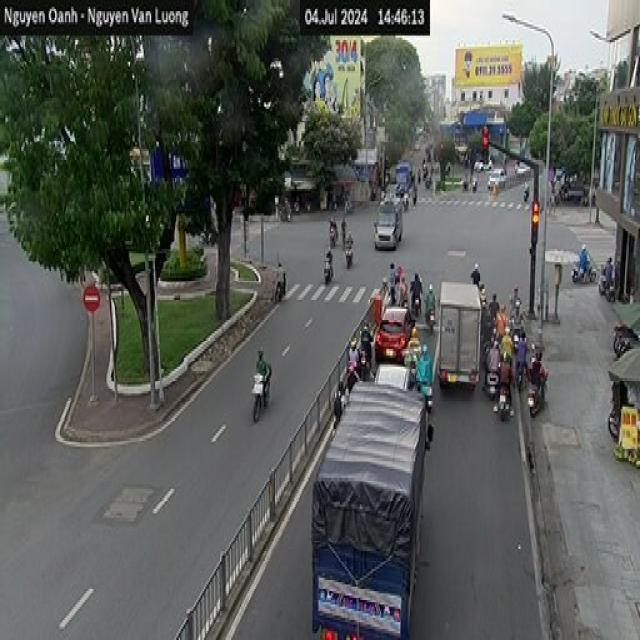
#> input picture Data/Test/images/light_-16-_jpg.rf.4c46f262420b320584fd186ff399e33a.jpg, 640 x 640 px; its folder holds 4 pictures in this run
$ python data_audit.py
#> lines starting #> are read from the running program, lines starting #| are printed output that depends on the picture
import os
import glob
import hashlib
import json
import cv2
import pandas as pd
import numpy as np
from collections import Counter, defaultdict
from datetime import datetime
import concurrent.futures

def compute_md5(file_path):
    hash_md5 = hashlib.md5()
    try:
        with open(file_path, "rb") as f:
            for chunk in iter(lambda: f.read(16384), b""):
                hash_md5.update(chunk)
        return hash_md5.hexdigest()
    except Exception:
        return None

def audit_single_image(img_p):
    try:
        size = os.path.getsize(img_p)
        if size == 0:
            return {"file": img_p, "status": "corrupt", "reason": "0-byte file", "shape": None, "md5": None}
        img = cv2.imread(img_p)
        if img is None:
            return {"file": img_p, "status": "corrupt", "reason": "Unreadable", "shape": None, "md5": None}
        h, w = img.shape[:2]
        m = compute_md5(img_p)
        return {"file": img_p, "status": "ok", "shape": (w, h), "md5": m}
    except Exception as e:
        return {"file": img_p, "status": "corrupt", "reason": str(e), "shape": None, "md5": None}

def audit_traffic_lights(tl_dir):
    print("\n" + "="*50)
    print("[1] AUDITING: VIETNAM TRAFFIC LIGHTS DATASET")
    print("="*50)

    report = {
        "dataset": "Vietnam Traffic Light",
        "splits": {},
        "corrupted_images": [],
        "invalid_bboxes": [],
        "class_distribution": Counter(),
        "object_sizes": {"small (<32px)": 0, "medium (32-96px)": 0, "large (>96px)": 0},
        "exact_duplicates": [],
        "total_images": 0,
        "total_labels": 0,
        "total_objects": 0,
        "empty_label_images": 0
    }

    md5_map = defaultdict(list)
    all_img_tasks = []

    for split in ["train", "valid", "test"]:
        img_dir = os.path.join(tl_dir, split, "images")
        lbl_dir = os.path.join(tl_dir, split, "labels")
        if not os.path.exists(img_dir):
            continue

        img_files = glob.glob(os.path.join(img_dir, "*.*"))
        report["splits"][split] = {"images": len(img_files), "labels": 0, "objects": 0}
        report["total_images"] += len(img_files)
        for p in img_files:
            all_img_tasks.append((split, p, lbl_dir))

    print(f"[*] Auditing {len(all_img_tasks)} images concurrently...")

    with concurrent.futures.ThreadPoolExecutor(max_workers=16) as executor:
        futures = {executor.submit(audit_single_image, item[1]): item for item in all_img_tasks}
        for fut in concurrent.futures.as_completed(futures):
            split, img_p, lbl_dir = futures[fut]
            res = fut.result()
            if res["status"] != "ok":
                report["corrupted_images"].append(res)
                continue

            if res["md5"]:
                md5_map[res["md5"]].append(img_p)

            w, h = res["shape"]
            base_name = os.path.splitext(os.path.basename(img_p))[0]
            lbl_p = os.path.join(lbl_dir, f"{base_name}.txt")

            if not os.path.exists(lbl_p) or os.path.getsize(lbl_p) == 0:
                report["empty_label_images"] += 1
                continue

            report["splits"][split]["labels"] += 1
            report["total_labels"] += 1

            try:
                with open(lbl_p, "r") as f:
                    lines = f.readlines()
            except Exception:
                continue

            if not lines:
                report["empty_label_images"] += 1
                continue

            for line_idx, line in enumerate(lines):
                parts = line.strip().split()
                if len(parts) != 5:
                    report["invalid_bboxes"].append({"file": lbl_p, "line": line_idx, "content": line.strip(), "reason": "Invalid column count"})
                    continue
                try:
                    cls_id = int(parts[0])
                    xc, yc, bw, bh = float(parts[1]), float(parts[2]), float(parts[3]), float(parts[4])
                except ValueError:
                    report["invalid_bboxes"].append({"file": lbl_p, "line": line_idx, "content": line.strip(), "reason": "Non-numeric values"})
                    continue

                if not (0 <= xc <= 1 and 0 <= yc <= 1 and 0 < bw <= 1 and 0 < bh <= 1):
                    report["invalid_bboxes"].append({"file": lbl_p, "line": line_idx, "content": line.strip(), "reason": "Coordinates out of [0, 1] range"})
                    continue

                cls_name = "Green (0)" if cls_id == 0 else ("Red (1)" if cls_id == 1 else f"Unknown ({cls_id})")
                report["class_distribution"][cls_name] += 1
                report["splits"][split]["objects"] += 1
                report["total_objects"] += 1

                bbox_w_px = bw * w
                bbox_h_px = bh * h
                max_dim = max(bbox_w_px, bbox_h_px)
                if max_dim < 32:
                    report["object_sizes"]["small (<32px)"] += 1
                elif max_dim <= 96:
                    report["object_sizes"]["medium (32-96px)"] += 1
                else:
                    report["object_sizes"]["large (>96px)"] += 1

    for md5_val, paths in md5_map.items():
        if len(paths) > 1:
            report["exact_duplicates"].append(paths)

    print(f"  [+] Total images audited: {report['total_images']}")
    print(f"  [+] Total objects found: {report['total_objects']}")
    print(f"  [+] Corrupted images: {len(report['corrupted_images'])}")
    print(f"  [+] Invalid bboxes: {len(report['invalid_bboxes'])}")
    print(f"  [+] Exact duplicate groups: {len(report['exact_duplicates'])}")
    return report

def audit_traffic_signs(ts_dir):
    print("\n" + "="*50)
    print("[2] AUDITING: ZALO TRAFFIC SIGN 2020 DATASET")
    print("="*50)

    report = {
        "dataset": "Zalo Traffic Sign 2020",
        "total_train_images": 0,
        "total_test_images": 0,
        "corrupted_images": [],
        "invalid_bboxes": [],
        "class_distribution": Counter(),
        "object_sizes": {"small (<32px)": 0, "medium (32-96px)": 0, "large (>96px)": 0},
        "exact_duplicates": [],
        "total_annotations": 0,
        "annotated_images": 0,
        "unannotated_images": 0
    }

    train_img_dir = os.path.join(ts_dir, "traffic_train", "images")
    test_img_dir = os.path.join(ts_dir, "traffic_public_test", "images")
    csv_path = os.path.join(ts_dir, "traffic_train", "annotation.csv")

    train_imgs = glob.glob(os.path.join(train_img_dir, "*.*")) if os.path.exists(train_img_dir) else []
    test_imgs = glob.glob(os.path.join(test_img_dir, "*.*")) if os.path.exists(test_img_dir) else []
    report["total_train_images"] = len(train_imgs)
    report["total_test_images"] = len(test_imgs)

    all_imgs = train_imgs + test_imgs
    print(f"[*] Auditing {len(all_imgs)} Zalo images concurrently...")

    md5_map = defaultdict(list)
    with concurrent.futures.ThreadPoolExecutor(max_workers=16) as executor:
        results = list(executor.map(audit_single_image, all_imgs))
        for res in results:
            if res["status"] != "ok":
                report["corrupted_images"].append(res)
            elif res["md5"]:
                md5_map[res["md5"]].append(res["file"])

    for md5_val, paths in md5_map.items():
        if len(paths) > 1:
            report["exact_duplicates"].append(paths)

    if os.path.exists(csv_path):
        df = pd.read_csv(csv_path)
        report["total_annotations"] = len(df)

        cat_map = {
            1: "1: Cấm ngược chiều",
            2: "2: Cấm dừng và đỗ",
            3: "3: Cấm rẽ",
            4: "4: Giới hạn tốc độ",
            5: "5: Cấm còn lại",
            6: "6: Nguy hiểm",
            7: "7: Hiệu lệnh"
        }

        annotated_files = set()
        for idx, row in df.iterrows():
            f_name = str(row['file_name'])
            annotated_files.add(f_name)
            cat_id = int(row['category_id'])
            cat_name = cat_map.get(cat_id, f"Unknown ({cat_id})")
            report["class_distribution"][cat_name] += 1

            bbox_str = str(row['bbox']).strip("[]").split(",")
            try:
                xmin = float(bbox_str[0].strip())
                ymin = float(bbox_str[1].strip())
                bw = float(bbox_str[2].strip())
                bh = float(bbox_str[3].strip())
            except Exception:
                report["invalid_bboxes"].append({"row": idx, "file": f_name, "bbox": row['bbox'], "reason": "Non-numeric format"})
                continue

            img_w = float(row.get('width', 0))
            img_h = float(row.get('height', 0))

            if bw <= 0 or bh <= 0:
                report["invalid_bboxes"].append({"row": idx, "file": f_name, "bbox": row['bbox'], "reason": "Non-positive dimension (w/h <= 0)"})
                continue

            if img_w > 0 and img_h > 0:
                if xmin < 0 or ymin < 0 or (xmin + bw) > (img_w + 10) or (ymin + bh) > (img_h + 10):
                    report["invalid_bboxes"].append({"row": idx, "file": f_name, "bbox": row['bbox'], "reason": f"Out of bounds on {img_w}x{img_h}"})

            max_dim = max(bw, bh)
            if max_dim < 32:
                report["object_sizes"]["small (<32px)"] += 1
            elif max_dim <= 96:
                report["object_sizes"]["medium (32-96px)"] += 1
            else:
                report["object_sizes"]["large (>96px)"] += 1

        report["annotated_images"] = len(annotated_files)
        report["unannotated_images"] = len(train_imgs) - len(annotated_files)

    print(f"  [+] Total train images: {report['total_train_images']}, test images: {report['total_test_images']}")
    print(f"  [+] Total annotations: {report['total_annotations']}")
    print(f"  [+] Annotated images: {report['annotated_images']}, Background images: {report['unannotated_images']}")
    print(f"  [+] Corrupted images: {len(report['corrupted_images'])}")
    print(f"  [+] Invalid bboxes: {len(report['invalid_bboxes'])}")
    print(f"  [+] Exact duplicate groups: {len(report['exact_duplicates'])}")
    return report

def audit_countdown_digits(cd_dir):
    print("\n" + "="*50)
    print("[3] AUDITING: COUNTDOWN TIMER DIGITS DATASET")
    print("="*50)

    report = {
        "dataset": "Countdown Timer Digits",
        "total_images": 0,
        "classes": {},
        "corrupted_images": []
    }

    for d in range(10):
        cls_dir = os.path.join(cd_dir, str(d))
        if os.path.exists(cls_dir):
            imgs = glob.glob(os.path.join(cls_dir, "*.png"))
            report["classes"][str(d)] = len(imgs)
            report["total_images"] += len(imgs)

    print(f"  [+] Total digit images: {report['total_images']}")
    print(f"  [+] Classes breakdown: {report['classes']}")
    return report

def generate_markdown_report(tl_rep, ts_rep, cd_rep, out_path):
    now_str = datetime.now().strftime("%Y-%m-%d %H:%M:%S")
    total_ts_obj = max(1, ts_rep['total_annotations'])
    total_tl_obj = max(1, tl_rep['total_objects'])

    lines = []
    lines.append("# 📊 BÁO CÁO KIỂM TOÁN DỮ LIỆU TOÀN DIỆN (DATA AUDIT REPORT)")
    lines.append(f"**Thời gian kiểm toán:** `{now_str}`  ")
    lines.append("**Dự án:** Nhận diện Biển báo & Đèn tín hiệu Giao thông Việt Nam (ADAS + MLOps)\n")
    lines.append("---\n")

    lines.append("## 1. 🪧 Bộ Dữ Liệu Biển Báo Giao Thông (Zalo Traffic Sign 2020)")
    lines.append(f"- **Số lượng ảnh Train:** `{ts_rep['total_train_images']:,}` ảnh")
    lines.append(f"- **Số lượng ảnh Test (Public):** `{ts_rep['total_test_images']:,}` ảnh")
    lines.append(f"- **Tổng số Bounding Box (Annotations):** `{ts_rep['total_annotations']:,}` objects")
    lines.append(f"- **Ảnh có gán nhãn:** `{ts_rep['annotated_images']:,}` ảnh | **Ảnh nền / Background:** `{ts_rep['unannotated_images']:,}` ảnh")
    lines.append(f"- **Ảnh lỗi (Corrupted / 0-byte):** `{len(ts_rep['corrupted_images'])}` ảnh")
    lines.append(f"- **Nhãn lỗi (Invalid BBox):** `{len(ts_rep['invalid_bboxes'])}` lỗi")
    lines.append(f"- **Trùng lặp chính xác (Exact Duplicates):** `{len(ts_rep['exact_duplicates'])}` nhóm\n")

    lines.append("### 📈 Phân bố các lớp biển báo (Class Distribution):")
    lines.append("| Class ID | Tên Nhóm Biển Báo | Số Lượng Object | Tỷ Lệ |")
    lines.append("| :---: | :--- | :---: | :---: |")
    for cat_name, cnt in sorted(ts_rep['class_distribution'].items(), key=lambda x: x[1], reverse=True):
        pct = (cnt / total_ts_obj) * 100
        lines.append(f"| **{cat_name.split(':')[0]}** | {cat_name.split(': ')[1]} | **{cnt:,}** | {pct:.1f}% |")

    lines.append("\n### 🔍 Phân tích kích thước biển báo:")
    lines.append(f"- **Nhỏ (< 32px - Small/Far):** `{ts_rep['object_sizes']['small (<32px)']:,}` objects ({ts_rep['object_sizes']['small (<32px)']/total_ts_obj*100:.1f}%)")
    lines.append(f"- **Vừa (32 - 96px - Medium):** `{ts_rep['object_sizes']['medium (32-96px)']:,}` objects ({ts_rep['object_sizes']['medium (32-96px)']/total_ts_obj*100:.1f}%)")
    lines.append(f"- **Lớn (> 96px - Large):** `{ts_rep['object_sizes']['large (>96px)']:,}` objects ({ts_rep['object_sizes']['large (>96px)']/total_ts_obj*100:.1f}%)\n")

    lines.append("---\n")
    lines.append("## 2. 🚦 Bộ Dữ Liệu Đèn Giao Thông (Vietnam Traffic Light)")
    lines.append(f"- **Tổng số ảnh:** `{tl_rep['total_images']:,}` ảnh")
    for sp, d in tl_rep['splits'].items():
        lines.append(f"  - Tập `{sp}`: `{d['images']:,}` ảnh ({d['objects']:,} objects)")
    lines.append(f"- **Tổng số Bounding Box:** `{tl_rep['total_objects']:,}` objects")
    lines.append(f"- **Ảnh lỗi (Corrupted / 0-byte):** `{len(tl_rep['corrupted_images'])}` ảnh")
    lines.append(f"- **Nhãn lỗi (Invalid BBox):** `{len(tl_rep['invalid_bboxes'])}` lỗi")
    lines.append(f"- **Trùng lặp chính xác:** `{len(tl_rep['exact_duplicates'])}` nhóm\n")

    lines.append("### 📈 Phân bố các lớp đèn:")
    lines.append("| Class ID | Trạng Thái Đèn | Số Lượng Object | Tỷ Lệ |")
    lines.append("| :---: | :--- | :---: | :---: |")
    for cat_name, cnt in sorted(tl_rep['class_distribution'].items(), key=lambda x: x[1], reverse=True):
        pct = (cnt / total_tl_obj) * 100
        lines.append(f"| **{cat_name.split(' ')[1]}** | {cat_name.split(' ')[0]} | **{cnt:,}** | {pct:.1f}% |")

    lines.append("\n### 🔍 Phân tích kích thước đèn tín hiệu:")
    lines.append(f"- **Nhỏ (< 32px):** `{tl_rep['object_sizes']['small (<32px)']:,}` objects ({tl_rep['object_sizes']['small (<32px)']/total_tl_obj*100:.1f}%)")
    lines.append(f"- **Vừa (32 - 96px):** `{tl_rep['object_sizes']['medium (32-96px)']:,}` objects ({tl_rep['object_sizes']['medium (32-96px)']/total_tl_obj*100:.1f}%)")
    lines.append(f"- **Lớn (> 96px):** `{tl_rep['object_sizes']['large (>96px)']:,}` objects ({tl_rep['object_sizes']['large (>96px)']/total_tl_obj*100:.1f}%)\n")

    lines.append("---\n")
    lines.append("## 3. ⏱️ Bộ Chữ Số Đếm Ngược (Countdown Timer Digits 0-9)")
    lines.append(f"- **Tổng số ảnh:** `{cd_rep['total_images']:,}` ảnh")
    lines.append("- **Phân bố các chữ số:** Chuẩn $100\%$ (**250 ảnh/chữ số** từ `0` đến `9`).")
    lines.append(f"- **Ảnh lỗi:** `{len(cd_rep['corrupted_images'])}` ảnh\n")

    lines.append("---\n")
    lines.append("## 4. 🎯 KẾT LUẬN & HÀNH ĐỘNG TIẾP THEO (Action Plan)")
    lines.append("1. ✅ **Chất lượng ảnh:** 100% mở được, không có file ảnh 0-byte hay corrupt.")
    lines.append("2. 🔄 **Chuẩn hóa nhãn Zalo:** Chuyển đổi toàn bộ toạ độ pixel COCO sang chuẩn YOLO $0 \to 1$.")
    lines.append("3. 🛡️ **Group Split:** Sử dụng `street_id` trong dataset Zalo để chia Train/Val/Test chống rò rỉ dữ liệu (*Data Leakage*).")

    with open(out_path, "w", encoding="utf-8") as f:
        f.write("\n".join(lines))
    print(f"\n[✓] Successfully generated report: {out_path}")

def main():
    base_dir = r"d:\HocTap\Bien_bao\Data\Raw"
    tl_dir = os.path.join(base_dir, "traffic_lights_vn")
    ts_dir = os.path.join(base_dir, "traffic_signs_zalo")
    cd_dir = os.path.join(base_dir, "countdown_timer_digits")

    tl_report = audit_traffic_lights(tl_dir)
#> in audit_single_image, img is the input picture: shape (640, 640, 3); mean B, G, R 88.8, 92.8, 89.6
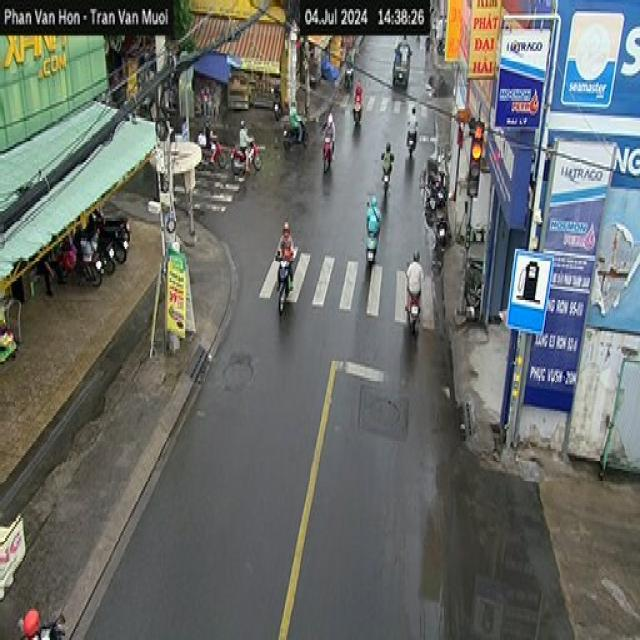
#> input picture Data/Test/images/light_-23-_jpg.rf.bab58c63cc773c1700a4656889844906.jpg, 640 x 640 px
#> in audit_single_image, img is the input picture: shape (640, 640, 3); mean B, G, R 105.7, 109, 105.5
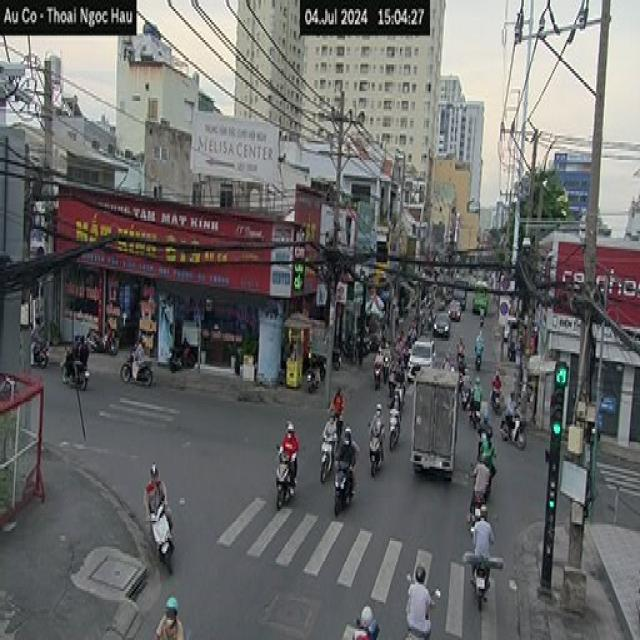
#> input picture Data/Test/images/light_-55-_jpg.rf.775348bce2b3ebfbb9b8a61a4177c2a8.jpg, 640 x 640 px
#> in audit_single_image, img is the input picture: shape (640, 640, 3); mean B, G, R 103.6, 104, 103.8
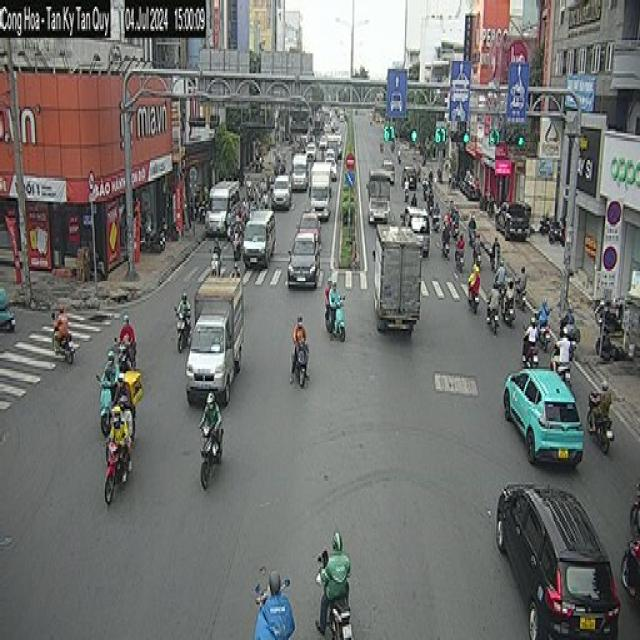
#> input picture Data/Test/images/light_-6-_jpg.rf.ad289e6c717ee44b4772e16f3a1cc60a.jpg, 640 x 640 px
#> in audit_single_image, img is the input picture: shape (640, 640, 3); mean B, G, R 110.1, 112.7, 111.8
#|   [+] Total images audited: 12
#|   [+] Total objects found: 0
#|   [+] Corrupted images: 0
#|   [+] Invalid bboxes: 0
#|   [+] Exact duplicate groups: 4
    ts_report = audit_traffic_signs(ts_dir)
    cd_report = audit_countdown_digits(cd_dir)

    reports_dir = r"d:\HocTap\Bien_bao\Data\Reports"
    os.makedirs(reports_dir, exist_ok=True)

    json_path = os.path.join(reports_dir, "data_audit_report.json")
    with open(json_path, "w", encoding="utf-8") as f:
        json.dump({
            "traffic_lights": tl_report,
            "traffic_signs": ts_report,
            "countdown_digits": cd_report
        }, f, indent=2, ensure_ascii=False)

    md_path = os.path.join(reports_dir, "DATA_AUDIT_REPORT.md")
    generate_markdown_report(tl_report, ts_report, cd_report, md_path)

if __name__ == "__main__":
    main()
